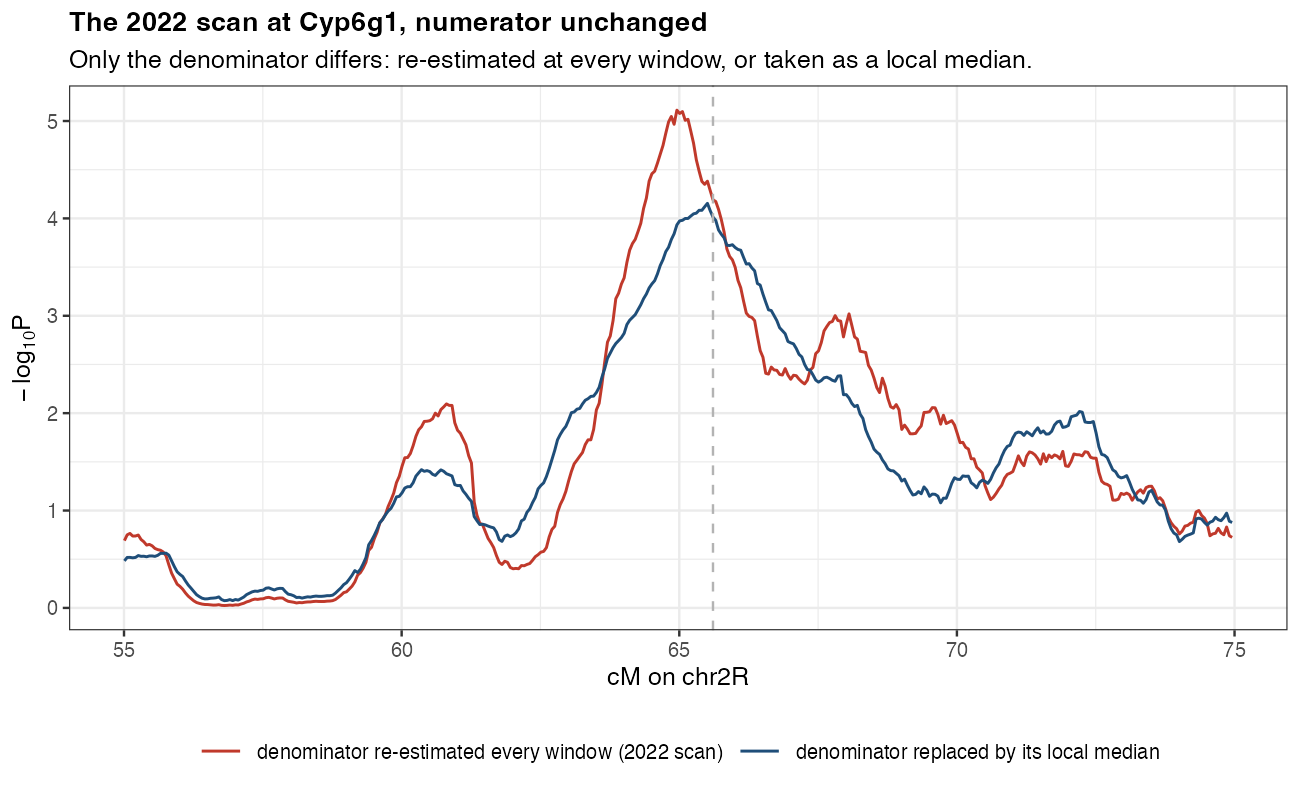

Source code (R):
#!/usr/bin/env Rscript
###############################################################################
# denominator_noise.R — how much of the 2022 scan's window-to-window movement
# is the denominator being re-estimated, badly, at every window?
#
# The 2022 scan estimates its error mean square separately at each window from
# 16 residual df, with no smoothing. Adjacent windows are 1.5 cM wide stepping
# 0.05 cM, so they share about 97% of their data: the TRUE error variance is
# essentially identical between neighbours. Any difference between neighbouring
# denominators is therefore estimation noise, and it goes straight into
# -log10P, raising some windows and lowering others.
#
# Three things are measured, replicate 1, published 2022 frequencies:
#   1. how variable the denominator is between neighbouring windows, against
#      what a chi-square on 16 df predicts if it were pure noise;
#   2. how much of the scan's roughness disappears if the denominator is
#      replaced by its local median and the numerator left alone;
#   3. what that does to the chr2R peak.
#
#   Rscript temp_malathion/analysis/denominator_noise.R
###############################################################################
suppressPackageStartupMessages({library(tidyverse); library(data.table)})

haplo_file <- "temp_malathion/data/malathion_haps_genetic_1p5cM.txt.gz"
out_tab <- "temp_malathion/analysis/denominator_noise.txt"
out_png <- "temp_malathion/analysis/denominator_noise.png"
stopifnot(file.exists(haplo_file))

# per window: the two mean squares the paper's F is built from
components <- function(df) {
  df <- data.frame(df)
  tt <- tapply(df$asf, df$HAP, mean); keep <- names(tt)[tt > 0.14]
  d3 <- df %>% filter(HAP %in% keep) %>% droplevels()
  a <- anova(lm(asf ~ TRT + HAP + TRT:HAP, data = d3))
  tibble(MS_signal = a[3,3], df1 = a[3,1], MS_error = a[4,3], df2 = a[4,1])
}

trans <- fread(haplo_file, header = TRUE) %>%
  filter(str_sub(pool, 2, 2) == "1") %>%
  mutate(TRT = as.factor(str_sub(pool,1,1)),
         HAP = as.factor(gsub("B","",gsub("A","HAP",founder))),
         asf = asin(sqrt(freq))) %>%
  drop_na() %>% select(CHROM = chr, POS = pos, cM, TRT, HAP, asf)

cat("decomposing the 2022 scan into its two mean squares ...\n")
mq <- trans %>% group_by(CHROM, POS, cM) %>% nest() %>%
  mutate(c = map(data, components)) %>% select(-data) %>% unnest(c) %>% ungroup() %>%
  arrange(CHROM, cM) %>%
  mutate(F_raw = MS_signal/MS_error,
         lp_raw = -pf(F_raw, df1, df2, lower.tail = FALSE, log.p = TRUE)/log(10))

# denominator replaced by a local median over +/-20 windows (+/-1 cM), numerator untouched
k <- 200          # +/-10 cM: wide enough that the averaged windows are independent
mq <- mq %>% group_by(CHROM) %>%
  mutate(MS_error_smooth = zoo::rollapply(MS_error, 2*k+1, median, partial = TRUE, align = "center"),
         F_sm  = MS_signal/MS_error_smooth,
         lp_sm = -pf(F_sm, df1, df2, lower.tail = FALSE, log.p = TRUE)/log(10)) %>% ungroup()

# 1. The denominator's noise is SHARED between neighbours, because neighbouring
# windows share 97% of their data. The scale that matters is the one at which
# windows stop sharing data: 1.5 cM, i.e. 30 steps. Measure how far the
# denominator wanders at a range of lags, against pure 16 df noise.
pred_sd <- sqrt(2) * sqrt(2/16)   # sd of log(MS1/MS2) for two independent 16 df MS
lags <- c(1, 10, 30, 60, 200)
nbr <- map_dfr(lags, function(L)
  mq %>% group_by(CHROM) %>%
    summarise(lag_steps = L, lag_cM = L * 0.05,
              sd_log_diff = sd(log(MS_error) - lag(log(MS_error), L), na.rm = TRUE),
              .groups = "drop")) %>%
  group_by(lag_steps, lag_cM) %>%
  summarise(sd_log_diff = mean(sd_log_diff), frac_of_pure_noise = sd_log_diff/pred_sd,
            .groups = "drop")

# 2. roughness of the scan, before and after
rough <- mq %>% group_by(CHROM) %>%
  summarise(raw = median(abs(diff(lp_raw))), smoothed = median(abs(diff(lp_sm))), .groups = "drop")

# 3. the chr2R peak.  A denominator borrowed from +/-10 cM is built from about
# 400/30 = 13 independent 16 df estimates, so it carries roughly 213 df, not 16.
# Judging it against F(7,16) would be the wrong reference, so report both.
df2_borrowed <- round((2*k+1)/30) * 16
mq <- mq %>% mutate(lp_sm_rightdf = -pf(F_sm, df1, df2_borrowed, lower.tail = FALSE, log.p = TRUE)/log(10))
pk <- mq %>% filter(CHROM == "chr2R", cM > 55, cM < 75) %>%
  summarise(raw_max = max(lp_raw), raw_at = cM[which.max(lp_raw)],
            sm_max = max(lp_sm),  sm_at  = cM[which.max(lp_sm)],
            sm_rightdf_max = max(lp_sm_rightdf), sm_rightdf_at = cM[which.max(lp_sm_rightdf)])

p <- mq %>% filter(CHROM == "chr2R", cM > 55, cM < 75) %>%
  select(cM, `denominator re-estimated every window (2022 scan)` = lp_raw,
         `denominator replaced by its local median` = lp_sm) %>%
  pivot_longer(-cM) %>%
  ggplot(aes(cM, value, colour = name)) + geom_line(linewidth = .5) +
  geom_vline(xintercept = 65.607, linetype = 2, colour = "grey70") +
  scale_colour_manual(values = c("#c0392b", "#1f4e79"), name = NULL) +
  labs(x = "cM on chr2R", y = expression(-log[10]*P),
       title = "The 2022 scan at Cyp6g1, numerator unchanged",
       subtitle = "Only the denominator differs: re-estimated at every window, or taken as a local median.") +
  theme_bw(base_size = 9) + theme(legend.position = "bottom",
                                  plot.title = element_text(face = "bold", size = 10))
ggsave(out_png, p, width = 6.5, height = 4, dpi = 200)

sink(out_tab)
cat("The 2022 scan, replicate 1. Numerator and denominator separated.\n\n")
cat("1. How far does the denominator wander, and is it noise?\n")
cat("   Windows are 1.5 cM wide stepping 0.05 cM, so neighbours share ~97% of\n")
cat("   their data and their denominators are nearly the same estimate. Windows\n")
cat("   30 steps apart share nothing. If the wandering is pure estimation noise\n")
cat(sprintf("   on 16 df, sd of the log ratio reaches %.3f once windows are independent.\n\n", pred_sd))
print(as.data.frame(nbr %>% mutate(across(where(is.numeric), ~ round(.x, 3)))), row.names = FALSE)
cat("\n2. Median jump in -log10P between neighbouring windows, denominator as is\n")
cat("   against the denominator replaced by a median over +/-10 cM:\n\n")
print(as.data.frame(rough %>% mutate(across(where(is.numeric), ~ round(.x, 3)))), row.names = FALSE)
cat("\n3. The chr2R peak:\n\n")
print(as.data.frame(pk %>% mutate(across(everything(), ~ round(.x, 2)))), row.names = FALSE)
cat(sprintf("\n   raw_max      denominator from this window alone, 16 df, judged as F(7,16)\n"))
cat(sprintf("   sm_max       denominator borrowed from +/-10 cM, still judged as F(7,16)\n"))
cat(sprintf("   sm_rightdf   the same, judged as F(7,%d), which is the correct reference\n", df2_borrowed))
cat("\nThe numerator is identical in all three. Everything that changes is where\n")
cat("the denominator comes from, and how many df it is credited with.\n")
sink()
cat(readLines(out_tab), sep = "\n")
